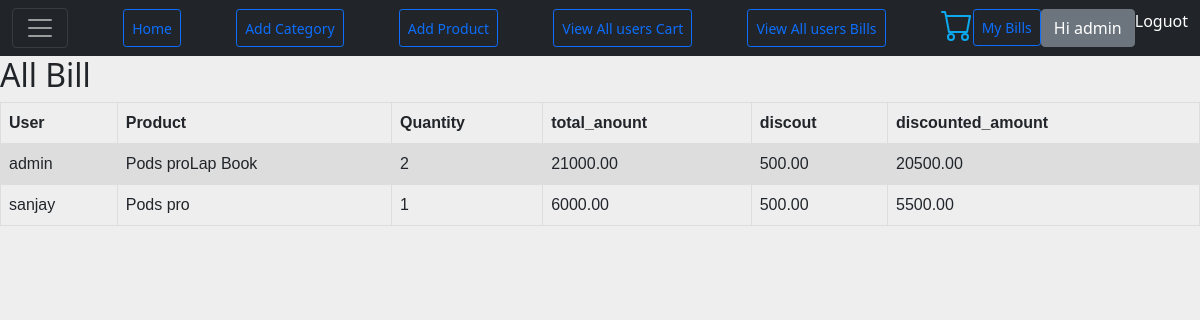
Page /all_bill/ (signed in) on the committed database.
### ecom/models.py (models this page shows, shortened)
class UserBill(models.Model):
    user=models.ForeignKey(User,on_delete=models.CASCADE)
    products=models.CharField(max_length=10000)
    quantity=models.PositiveIntegerField(default=1)
    total_anount=models.DecimalField(max_digits=9,decimal_places=2)
    discounted_amount=models.DecimalField(max_digits=9,decimal_places=2)
    discout=models.DecimalField(max_digits=9,decimal_places=2)
    ordered_date=models.DateTimeField(auto_now=True)

### ecom/views.py (the view)
# urls.py: path("all_bill/",all_bill,name="all_bill"),
@login_required
def all_bill(request):
    bill=UserBill.objects.all()
    return render(request,'ecom/allbill.html',{'bills':bill})

### ecom/templates/ecom/allbill.html (shortened to what this page needs)
<!DOCTYPE html>
<html>
<head>
<link href="https://cdn.jsdelivr.net/npm/bootstrap@5.1.3/dist/css/bootstrap.min.css" rel="stylesheet">
<link rel="stylesheet" href="https://cdnjs.cloudflare.com/ajax/libs/font-awesome/4.7.0/css/font-awesome.min.css">
</head>
<body>
  {% if user.is_active and user.is_superuser %}
    <nav class="navbar navbar-dark bg-dark ">
      <div class="container-fluid">
          <button class="navbar-toggler"  type="button" data-bs-toggle="collapse" data-bs-target="#navbarToggleExternalContent" aria-controls="navbarToggleExternalContent" aria-expanded="false" aria-label="Toggle navigation">
              <span class="navbar-toggler-icon"></span>
            </button>
            <a class="btn btn-outline-primary btn-sm" href="{%url 'categorypage'%}" data-abc="true">Home</a>
            {% if user.is_authenticated %}
            {% if user.is_active and user.is_superuser %}
            <a class="btn btn-outline-primary btn-sm" href="{%url 'addcategory'%}" data-abc="true">Add Category</a>
            <a class="btn btn-outline-primary btn-sm" href="{%url 'addproduct'%}" data-abc="true">Add Product</a>
            <a class="btn btn-outline-primary btn-sm" href="{%url 'all_cart'%}" data-abc="true">View All users Cart</a>
            <a class="btn btn-outline-primary btn-sm" href="{%url 'all_bill'%}" data-abc="true">View All users Bills</a>
            {%endif%}
            {%endif%}
          <div style="color: white;" class="nav justify-content-end">
          <a href="{%url 'showcart'%}"></a>
              {% if user.is_authenticated %}
              <div><a class="btn btn-outline-primary btn-sm" href="{%url 'my_bill'%}" data-abc="true">My Bills</a></div>
              <div>
                  <button class="btn btn-secondary " type="button" id="dropdownMenuButton1" data-bs-toggle="dropdown" aria-expanded="false">
                      Hi {{request.user.first_name}}
                  </button>
              </div>
              <div >
                  <a href="{%url 'signout'%}" style="color: white;" onMouseOver="this.style.color='red'"onMouseOut="this.style.color='white'">Loguot</a>
                  {% else %}
                  <a href="{%url 'c-signup'%}" style="color: white;" onMouseOver="this.style.color='red'"onMouseOut="this.style.color='white'">signup</a>/
                  <a href="{%url 'c-signin'%}" style="color: white;" onMouseOver="this.style.color='red'"onMouseOut="this.style.color='white'">Login</a>
                </div>
                {% endif %}
          </div>
      </div>
  </nav>
  <h2>All Bill</h2>
  <table>
    <tr>
      <th>User</th>
      <th>Product</th>
      <th>Quantity</th>
      <th>total_anount</th>
      <th>discout</th>
      <th>discounted_amount</th>
    </tr>
    <tr>{% for cart in bills %}
      <td>{{cart.user.first_name}}</td>
      <td>{{cart.products}}</td>
      <td>{{cart.quantity}}</td>
      <td>{{cart.total_anount}}</td>
      <td>{{cart.discout}}</td>
      <td>{{cart.discounted_amount}}</td>
    </tr>{% endfor %}
  </table>
  {% else %}
  <h2>Unauthorize Person</h2>
  {% endif %}
</body>
</html>

### ecom/templates/ecom/allbill.html (style rules this page uses)
a { color: #0da9ef; text-decoration: none !important }
.btn-group-sm>.btn, .btn-sm { padding: .45rem .5rem !important; font-size: .875rem; line-height: 1.5; border-radius: .2rem }
table { font-family: arial, sans-serif; border-collapse: collapse; width: 100%; }
td, th { border: 1px solid #dddddd; text-align: left; padding: 8px; }
tr:nth-child(even) { background-color: #dddddd; }

### rows in the picture
UserBill: user.first_name "admin", products "Pods proLap Book", quantity "2", total_anount "21000.00", discout "500.00", discounted_amount "20500.00"
UserBill: user.first_name "sanjay", products "Pods pro", quantity "1", total_anount "6000.00", discout "500.00", discounted_amount "5500.00"

### other values in the picture
{{ request.user.first_name }} "admin"
